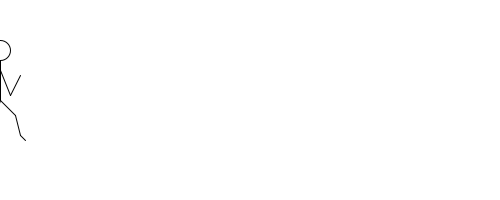
Frame 1 (no input)
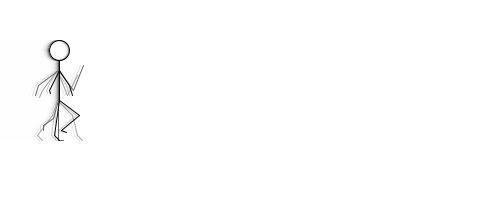
Frame 60 (the mouse pressed at the canvas centre just before this capture)
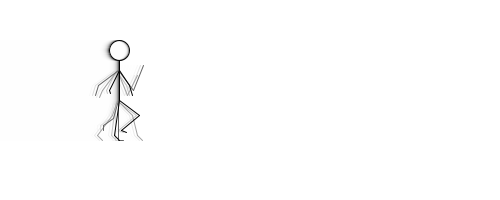
Frame 120 (the mouse held since frame 60 and released just before this capture)

The Processing sketch that drew these frames (run headless with seeded random() and noise(); from frame 60 on, the mouse is pressed at the canvas centre):

// Processing sketch: processing_94323
// ── processing_94323.pde

//Josh Holloway
//jolloway.co.uk
//March 2013

int manx;
int many;

float manRate;
float manInc;

int xpos = 0;

void setup()
{
  size (500, 200);
  background (255);
  manRate = 1;
  manInc = 1;


  manx = 0;
  many = 100;
}
void draw()
{
  frameRate (manRate);  
  
  fill(255, 100);
  noStroke();
  rect (0, 0, width, height);

  stroke(0);
  if (manx % 3 == 0)
  {
    drawLegs3();
  }
  else if (manx % 3 == 1)
  {
    drawLegs1();
  }
  else
  {
    drawLegs2();
  }
  drawbody();
  
  manx += manInc;
  if(manRate < 1000)
  {
    manRate += 10;
  }

  if (manx > width)
  {
    manx = 0;
  }
}
void drawbody()
{
  line (manx, many, manx, many-40);
  ellipse (manx, many-50, 20, 20);
}
void drawLegs1()
{
  line (manx, many, manx, many + 40);
  line(manx, many + 40, manx + 5, many + 40);
  line (manx, many, manx - 5, many + 18);
  line (manx - 5, many + 18, manx - 15, many + 25);
  line (manx - 15, many + 25, manx - 15, many + 30);
  drawArms1();
}
void drawLegs2()
{
  line (manx - 5, many + 35, manx, many);
  line (manx - 5, many + 35, manx, many + 40);
  line (manx, many, manx + 20, many + 15);
  line (manx + 20, many + 15, manx +2, many + 30);
  line (manx + 2, many + 30, manx + 7, many + 32);
  drawArms2();
}

void drawLegs3()
{
  line(manx, many, manx + 15, many + 15);
  line(manx + 15, many + 15, manx + 20, many + 35);
  line(manx + 20, many + 35, manx + 25, many + 40);
  line(manx, many, manx - 5, many +15);
  line(manx - 5, many + 15, manx - 20, many + 35);
  line(manx - 20, many +35, manx - 15, many + 40);
  drawArms3();
}
void drawArms1()
{
  line(manx, many-30, manx + 15, many - 10);
  line(manx+15, many-10, manx + 25, many - 35);
  line(manx, many-30, manx-20, many - 15);
  line(manx-20, many-15, manx-23, many - 5);
}
void drawArms2()
{
  line(manx, many-30, manx+10, many-15);
  line(manx+10, many-15, manx+13, many-5);
  line(manx, many-30, manx-10, many-10);
  line(manx-10, many-10, manx-9, many-7);
}
void drawArms3()
{
  line(manx, many-30, manx+10, many-5);
  line(manx+10, many-5, manx+20, many-25);
  line(manx, many-30, manx-15, many-10);
  line(manx-15, many-10, manx-18, many-3);
}
